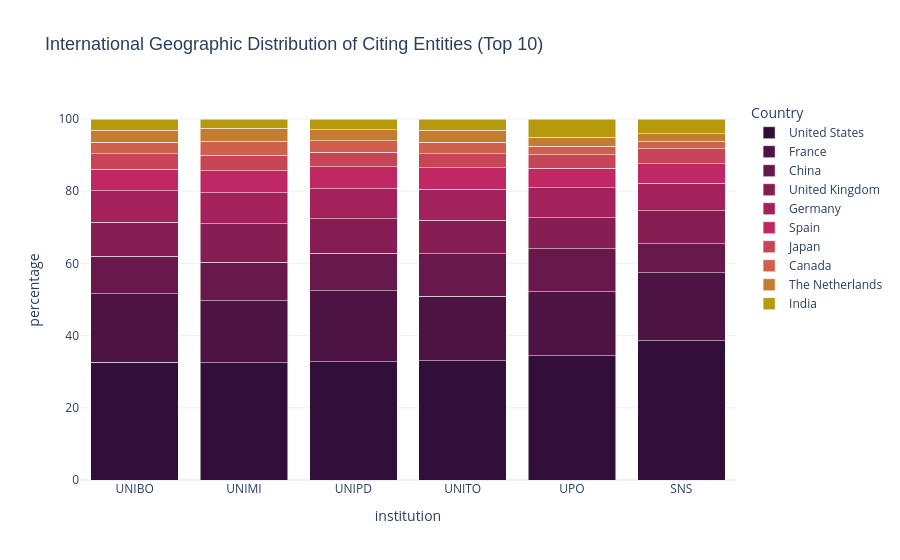
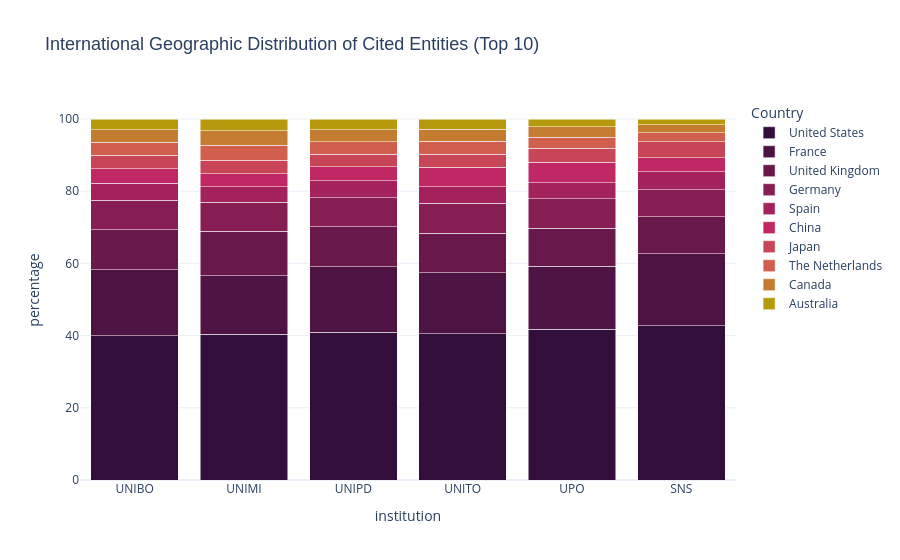

The notebook cell these images were saved under, in order:
### Markdown cell above
### 3a. Proportional stacked bar chart

This is the starting point for investigating the international connections of the six Italian institutions. First, we establish the baseline geographic distribution of their citation networks. By calculating the proportional contribution of the top 10 cited and citing countries, we map the fundamental orientation of these institutions within the global scientific landscape.

This step is essential to verify whether the institutions operate within a shared international framework or if there are immediate, macro-level discrepancies in their reach.

### Code cell
def plot_proportional_citations(direction, title):
    all_data = []
    
    for inst in INSTITUTIONS:
        df = load_country_data(inst, direction)
        df = df[df["country_code"] != "IT"]
        all_data.append(df)   
        
    combined_df = pd.concat(all_data, ignore_index=True)
    
    top_10_countries = combined_df.groupby('country_name')['count'].sum().nlargest(10).index

    # Filter the dataframe to keep only those 10 countries
    final_df = combined_df[combined_df['country_name'].isin(top_10_countries)].copy()
    totals = final_df.groupby('institution')['count'].transform('sum')
    final_df['percentage'] = (final_df['count'] / totals) * 100

    colors_10 = [
        '#320E3B',
        '#4D1343',
        '#69184B',
        '#861D53',
        '#A3225B',
        '#BF2862',
        '#C84457',
        '#D0604D',
        '#C47D30',
        '#B7990D'
    ]

    # Create the Plotly chart
    fig = px.bar(
        final_df,
        x="institution",
        y="percentage",
        color="country_name",
        title=title,
        category_orders={"country_name": list(top_10_countries)}, 
        color_discrete_sequence=colors_10,
        labels={
            "Percentage": "Proportion among Top 10 (%)",
            "country_name": "Country",
            "Institution": "Institution"
        },
        hover_data={"count": True, "percentage": ':.2f'} 
    )

    fig.update_layout(
        barmode='stack',
        template="plotly_white",
        title_font=dict(size=18, family="Arial, sans-serif"),
        hoverlabel=dict(bgcolor="white", font_size=13),
        legend=dict(
            yanchor="top",
            y=1,
            xanchor="left",
            x=1.02
        )
    )

    fig.show()

# Citing entities (inbound)
plot_proportional_citations(
    direction='inbound', 
    title='International Geographic Distribution of Citing Entities (Top 10)'
)

# Cited entities (outbound)
plot_proportional_citations(
    direction='outbound', 
    title='International Geographic Distribution of Cited Entities (Top 10)'
)

### Figure 1 — Plotly figure (JSON) as saved in the notebook; plotly's stock layout.template omitted (floating-point values rounded to 4 significant figures)
{"data": [{"customdata": [[6800261], [7524378], [6699413], [4331610], [1419714], [1704610]], "hovertemplate": "Country=United States<br>institution=%{x}<br>percentage=%{y:.2f}<br>count=%{customdata[0]}<extra></extra>", "legendgroup": "United States", "marker": {"color": "#320E3B", "pattern": {"shape": ""}}, "name": "United States", "orientation": "v", "showlegend": true, "textposition": "auto", "type": "bar", "x": ["UNIBO", "UNIMI", "UNIPD", "UNITO", "UPO", "SNS"], "xaxis": "x", "y": [32.58, 32.49, 32.76, 33.1, 34.41, 38.6], "yaxis": "y"}, {"customdata": [[3956305], [3974384], [4027707], [2326366], [732475], [832178]], "hovertemplate": "Country=France<br>institution=%{x}<br>percentage=%{y:.2f}<br>count=%{customdata[0]}<extra></extra>", "legendgroup": "France", "marker": {"color": "#4D1343", "pattern": {"shape": ""}}, "name": "France", "orientation": "v", "showlegend": true, "textposition": "auto", "type": "bar", "x": ["UNIBO", "UNIMI", "UNIPD", "UNITO", "UPO", "SNS"], "xaxis": "x", "y": [18.96, 17.16, 19.7, 17.78, 17.75, 18.85], "yaxis": "y"}, {"customdata": [[2167251], [2474737], [2105362], [1537190], [491466], [351083]], "hovertemplate": "Country=China<br>institution=%{x}<br>percentage=%{y:.2f}<br>count=%{customdata[0]}<extra></extra>", "legendgroup": "China", "marker": {"color": "#69184B", "pattern": {"shape": ""}}, "name": "China", "orientation": "v", "showlegend": true, "textposition": "auto", "type": "bar", "x": ["UNIBO", "UNIMI", "UNIPD", "UNITO", "UPO", "SNS"], "xaxis": "x", "y": [10.38, 10.69, 10.3, 11.75, 11.91, 7.951], "yaxis": "y"}, {"customdata": [[1986678], [2464796], [1954354], [1218955], [353275], [407263]], "hovertemplate": "Country=United Kingdom<br>institution=%{x}<br>percentage=%{y:.2f}<br>count=%{customdata[0]}<extra></extra>", "legendgroup": "United Kingdom", "marker": {"color": "#861D53", "pattern": {"shape": ""}}, "name": "United Kingdom", "orientation": "v", "showlegend": true, "textposition": "auto", "type": "bar", "x": ["UNIBO", "UNIMI", "UNIPD", "UNITO", "UPO", "SNS"], "xaxis": "x", "y": [9.519, 10.64, 9.558, 9.315, 8.563, 9.223], "yaxis": "y"}, {"customdata": [[1801165], [1981830], [1718998], [1133248], [340974], [336956]], "hovertemplate": "Country=Germany<br>institution=%{x}<br>percentage=%{y:.2f}<br>count=%{customdata[0]}<extra></extra>", "legendgroup": "Germany", "marker": {"color": "#A3225B", "pattern": {"shape": ""}}, "name": "Germany", "orientation": "v", "showlegend": true, "textposition": "auto", "type": "bar", "x": ["UNIBO", "UNIMI", "UNIPD", "UNITO", "UPO", "SNS"], "xaxis": "x", "y": [8.63, 8.557, 8.407, 8.66, 8.264, 7.631], "yaxis": "y"}, {"customdata": [[1262588], [1407611], [1228815], [766861], [225149], [236551]], "hovertemplate": "Country=Spain<br>institution=%{x}<br>percentage=%{y:.2f}<br>count=%{customdata[0]}<extra></extra>", "legendgroup": "Spain", "marker": {"color": "#BF2862", "pattern": {"shape": ""}}, "name": "Spain", "orientation": "v", "showlegend": true, "textposition": "auto", "type": "bar", "x": ["UNIBO", "UNIMI", "UNIPD", "UNITO", "UPO", "SNS"], "xaxis": "x", "y": [6.05, 6.078, 6.01, 5.86, 5.457, 5.357], "yaxis": "y"}, {"customdata": [[889572], [991329], [816958], [521225], [151521], [183263]], "hovertemplate": "Country=Japan<br>institution=%{x}<br>percentage=%{y:.2f}<br>count=%{customdata[0]}<extra></extra>", "legendgroup": "Japan", "marker": {"color": "#C84457", "pattern": {"shape": ""}}, "name": "Japan", "orientation": "v", "showlegend": true, "textposition": "auto", "type": "bar", "x": ["UNIBO", "UNIMI", "UNIPD", "UNITO", "UPO", "SNS"], "xaxis": "x", "y": [4.262, 4.28, 3.995, 3.983, 3.673, 4.15], "yaxis": "y"}, {"customdata": [[676387], [899881], [650406], [409513], [100383], [93764]], "hovertemplate": "Country=Canada<br>institution=%{x}<br>percentage=%{y:.2f}<br>count=%{customdata[0]}<extra></extra>", "legendgroup": "Canada", "marker": {"color": "#D0604D", "pattern": {"shape": ""}}, "name": "Canada", "orientation": "v", "showlegend": true, "textposition": "auto", "type": "bar", "x": ["UNIBO", "UNIMI", "UNIPD", "UNITO", "UPO", "SNS"], "xaxis": "x", "y": [3.241, 3.886, 3.181, 3.129, 2.433, 2.123], "yaxis": "y"}, {"customdata": [[679657], [860709], [632707], [434624], [104654], [92588]], "hovertemplate": "Country=The Netherlands<br>institution=%{x}<br>percentage=%{y:.2f}<br>count=%{customdata[0]}<extra></extra>", "legendgroup": "The Netherlands", "marker": {"color": "#C47D30", "pattern": {"shape": ""}}, "name": "The Netherlands", "orientation": "v", "showlegend": true, "textposition": "auto", "type": "bar", "x": ["UNIBO", "UNIMI", "UNIPD", "UNITO", "UPO", "SNS"], "xaxis": "x", "y": [3.257, 3.716, 3.094, 3.321, 2.537, 2.097], "yaxis": "y"}, {"customdata": [[650901], [579974], [612996], [406876], [206180], [177399]], "hovertemplate": "Country=India<br>institution=%{x}<br>percentage=%{y:.2f}<br>count=%{customdata[0]}<extra></extra>", "legendgroup": "India", "marker": {"color": "#B7990D", "pattern": {"shape": ""}}, "name": "India", "orientation": "v", "showlegend": true, "textposition": "auto", "type": "bar", "x": ["UNIBO", "UNIMI", "UNIPD", "UNITO", "UPO", "SNS"], "xaxis": "x", "y": [3.119, 2.504, 2.998, 3.109, 4.997, 4.018], "yaxis": "y"}], "layout": {"barmode": "stack", "hoverlabel": {"bgcolor": "white", "font": {"size": 13}}, "legend": {"title": {"text": "Country"}, "tracegroupgap": 0, "x": 1.02, "xanchor": "left", "y": 1, "yanchor": "top"}, "title": {"font": {"family": "Arial, sans-serif", "size": 18}, "text": "International Geographic Distribution of Citing Entities (Top 10)"}, "xaxis": {"anchor": "y", "domain": [0, 1], "title": {"text": "institution"}}, "yaxis": {"anchor": "x", "domain": [0, 1], "title": {"text": "percentage"}}}}

### Figure 2 — Plotly figure (JSON) as saved in the notebook; plotly's stock layout.template omitted (floating-point values rounded to 4 significant figures)
{"data": [{"customdata": [[8894677], [8484881], [8328775], [5802385], [1839362], [1895148]], "hovertemplate": "Country=United States<br>institution=%{x}<br>percentage=%{y:.2f}<br>count=%{customdata[0]}<extra></extra>", "legendgroup": "United States", "marker": {"color": "#320E3B", "pattern": {"shape": ""}}, "name": "United States", "orientation": "v", "showlegend": true, "textposition": "auto", "type": "bar", "x": ["UNIBO", "UNIMI", "UNIPD", "UNITO", "UPO", "SNS"], "xaxis": "x", "y": [40.01, 40.39, 40.87, 40.56, 41.69, 42.68], "yaxis": "y"}, {"customdata": [[4043901], [3388501], [3707497], [2414267], [774085], [886781]], "hovertemplate": "Country=France<br>institution=%{x}<br>percentage=%{y:.2f}<br>count=%{customdata[0]}<extra></extra>", "legendgroup": "France", "marker": {"color": "#4D1343", "pattern": {"shape": ""}}, "name": "France", "orientation": "v", "showlegend": true, "textposition": "auto", "type": "bar", "x": ["UNIBO", "UNIMI", "UNIPD", "UNITO", "UPO", "SNS"], "xaxis": "x", "y": [18.19, 16.13, 18.19, 16.88, 17.55, 19.97], "yaxis": "y"}, {"customdata": [[2461117], [2591121], [2252398], [1559899], [462489], [456472]], "hovertemplate": "Country=United Kingdom<br>institution=%{x}<br>percentage=%{y:.2f}<br>count=%{customdata[0]}<extra></extra>", "legendgroup": "United Kingdom", "marker": {"color": "#69184B", "pattern": {"shape": ""}}, "name": "United Kingdom", "orientation": "v", "showlegend": true, "textposition": "auto", "type": "bar", "x": ["UNIBO", "UNIMI", "UNIPD", "UNITO", "UPO", "SNS"], "xaxis": "x", "y": [11.07, 12.33, 11.05, 10.9, 10.48, 10.28], "yaxis": "y"}, {"customdata": [[1828283], [1688354], [1634980], [1189999], [361098], [331879]], "hovertemplate": "Country=Germany<br>institution=%{x}<br>percentage=%{y:.2f}<br>count=%{customdata[0]}<extra></extra>", "legendgroup": "Germany", "marker": {"color": "#861D53", "pattern": {"shape": ""}}, "name": "Germany", "orientation": "v", "showlegend": true, "textposition": "auto", "type": "bar", "x": ["UNIBO", "UNIMI", "UNIPD", "UNITO", "UPO", "SNS"], "xaxis": "x", "y": [8.223, 8.037, 8.023, 8.318, 8.185, 7.474], "yaxis": "y"}, {"customdata": [[1051307], [915216], [954895], [646346], [194901], [220170]], "hovertemplate": "Country=Spain<br>institution=%{x}<br>percentage=%{y:.2f}<br>count=%{customdata[0]}<extra></extra>", "legendgroup": "Spain", "marker": {"color": "#A3225B", "pattern": {"shape": ""}}, "name": "Spain", "orientation": "v", "showlegend": true, "textposition": "auto", "type": "bar", "x": ["UNIBO", "UNIMI", "UNIPD", "UNITO", "UPO", "SNS"], "xaxis": "x", "y": [4.729, 4.357, 4.686, 4.518, 4.418, 4.959], "yaxis": "y"}, {"customdata": [[878920], [759944], [793334], [772710], [249751], [175110]], "hovertemplate": "Country=China<br>institution=%{x}<br>percentage=%{y:.2f}<br>count=%{customdata[0]}<extra></extra>", "legendgroup": "China", "marker": {"color": "#BF2862", "pattern": {"shape": ""}}, "name": "China", "orientation": "v", "showlegend": true, "textposition": "auto", "type": "bar", "x": ["UNIBO", "UNIMI", "UNIPD", "UNITO", "UPO", "SNS"], "xaxis": "x", "y": [3.953, 3.618, 3.893, 5.401, 5.661, 3.944], "yaxis": "y"}, {"customdata": [[842595], [788894], [706201], [523139], [174466], [195846]], "hovertemplate": "Country=Japan<br>institution=%{x}<br>percentage=%{y:.2f}<br>count=%{customdata[0]}<extra></extra>", "legendgroup": "Japan", "marker": {"color": "#C84457", "pattern": {"shape": ""}}, "name": "Japan", "orientation": "v", "showlegend": true, "textposition": "auto", "type": "bar", "x": ["UNIBO", "UNIMI", "UNIPD", "UNITO", "UPO", "SNS"], "xaxis": "x", "y": [3.79, 3.755, 3.466, 3.657, 3.955, 4.411], "yaxis": "y"}, {"customdata": [[800205], [864671], [712786], [517491], [132319], [108248]], "hovertemplate": "Country=The Netherlands<br>institution=%{x}<br>percentage=%{y:.2f}<br>count=%{customdata[0]}<extra></extra>", "legendgroup": "The Netherlands", "marker": {"color": "#D0604D", "pattern": {"shape": ""}}, "name": "The Netherlands", "orientation": "v", "showlegend": true, "textposition": "auto", "type": "bar", "x": ["UNIBO", "UNIMI", "UNIPD", "UNITO", "UPO", "SNS"], "xaxis": "x", "y": [3.599, 4.116, 3.498, 3.617, 2.999, 2.438], "yaxis": "y"}, {"customdata": [[761331], [853746], [682977], [470773], [127973], [98583]], "hovertemplate": "Country=Canada<br>institution=%{x}<br>percentage=%{y:.2f}<br>count=%{customdata[0]}<extra></extra>", "legendgroup": "Canada", "marker": {"color": "#C47D30", "pattern": {"shape": ""}}, "name": "Canada", "orientation": "v", "showlegend": true, "textposition": "auto", "type": "bar", "x": ["UNIBO", "UNIMI", "UNIPD", "UNITO", "UPO", "SNS"], "xaxis": "x", "y": [3.424, 4.064, 3.352, 3.291, 2.901, 2.22], "yaxis": "y"}, {"customdata": [[670465], [671410], [604169], [409020], [95319], [71926]], "hovertemplate": "Country=Australia<br>institution=%{x}<br>percentage=%{y:.2f}<br>count=%{customdata[0]}<extra></extra>", "legendgroup": "Australia", "marker": {"color": "#B7990D", "pattern": {"shape": ""}}, "name": "Australia", "orientation": "v", "showlegend": true, "textposition": "auto", "type": "bar", "x": ["UNIBO", "UNIMI", "UNIPD", "UNITO", "UPO", "SNS"], "xaxis": "x", "y": [3.016, 3.196, 2.965, 2.859, 2.161, 1.62], "yaxis": "y"}], "layout": {"barmode": "stack", "hoverlabel": {"bgcolor": "white", "font": {"size": 13}}, "legend": {"title": {"text": "Country"}, "tracegroupgap": 0, "x": 1.02, "xanchor": "left", "y": 1, "yanchor": "top"}, "title": {"font": {"family": "Arial, sans-serif", "size": 18}, "text": "International Geographic Distribution of Cited Entities (Top 10)"}, "xaxis": {"anchor": "y", "domain": [0, 1], "title": {"text": "institution"}}, "yaxis": {"anchor": "x", "domain": [0, 1], "title": {"text": "percentage"}}}}
